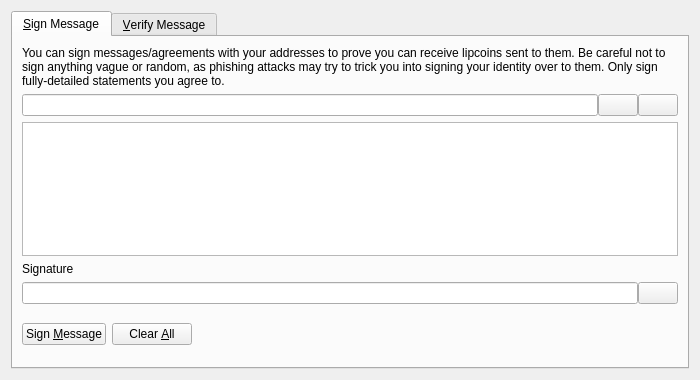
<?xml version="1.0" encoding="UTF-8"?>
<ui version="4.0">
 <class>SignVerifyMessageDialog</class>
 <widget class="QDialog" name="SignVerifyMessageDialog">
  <property name="geometry">
   <rect>
    <x>0</x>
    <y>0</y>
    <width>700</width>
    <height>380</height>
   </rect>
  </property>
  <property name="windowTitle">
   <string>Signatures - Sign / Verify a Message</string>
  </property>
  <property name="modal">
   <bool>true</bool>
  </property>
  <layout class="QVBoxLayout" name="verticalLayout">
   <item>
    <widget class="QTabWidget" name="tabWidget">
     <property name="currentIndex">
      <number>0</number>
     </property>
     <widget class="QWidget" name="tabSignMessage">
      <attribute name="title">
       <string>&amp;Sign Message</string>
      </attribute>
      <layout class="QVBoxLayout" name="verticalLayout_SM">
       <item>
        <widget class="QLabel" name="infoLabel_SM">
         <property name="text">
          <string>You can sign messages/agreements with your addresses to prove you can receive lipcoins sent to them. Be careful not to sign anything vague or random, as phishing attacks may try to trick you into signing your identity over to them. Only sign fully-detailed statements you agree to.</string>
         </property>
         <property name="textFormat">
          <enum>Qt::PlainText</enum>
         </property>
         <property name="wordWrap">
          <bool>true</bool>
         </property>
        </widget>
       </item>
       <item>
        <layout class="QHBoxLayout" name="horizontalLayout_1_SM">
         <property name="spacing">
          <number>0</number>
         </property>
         <item>
          <widget class="QValidatedLineEdit" name="addressIn_SM">
           <property name="toolTip">
            <string>The LipCoin address to sign the message with</string>
           </property>
          </widget>
         </item>
         <item>
          <widget class="QPushButton" name="addressBookButton_SM">
           <property name="toolTip">
            <string>Choose previously used address</string>
           </property>
           <property name="text">
            <string/>
           </property>
           <property name="icon">
            <iconset resource="../lipcoin.qrc">
             <normaloff>:/icons/address-book</normaloff>:/icons/address-book</iconset>
           </property>
           <property name="shortcut">
            <string>Alt+A</string>
           </property>
           <property name="autoDefault">
            <bool>false</bool>
           </property>
          </widget>
         </item>
         <item>
          <widget class="QPushButton" name="pasteButton_SM">
           <property name="toolTip">
            <string>Paste address from clipboard</string>
           </property>
           <property name="text">
            <string/>
           </property>
           <property name="icon">
            <iconset resource="../lipcoin.qrc">
             <normaloff>:/icons/editpaste</normaloff>:/icons/editpaste</iconset>
           </property>
           <property name="shortcut">
            <string>Alt+P</string>
           </property>
           <property name="autoDefault">
            <bool>false</bool>
           </property>
          </widget>
         </item>
        </layout>
       </item>
       <item>
        <widget class="QPlainTextEdit" name="messageIn_SM">
         <property name="toolTip">
          <string>Enter the message you want to sign here</string>
         </property>
        </widget>
       </item>
       <item>
        <widget class="QLabel" name="signatureLabel_SM">
         <property name="text">
          <string>Signature</string>
         </property>
         <property name="textFormat">
          <enum>Qt::PlainText</enum>
         </property>
        </widget>
       </item>
       <item>
        <layout class="QHBoxLayout" name="horizontalLayout_2_SM">
         <property name="spacing">
          <number>0</number>
         </property>
         <item>
          <widget class="QLineEdit" name="signatureOut_SM">
           <property name="font">
            <font>
             <italic>true</italic>
            </font>
           </property>
           <property name="readOnly">
            <bool>true</bool>
           </property>
          </widget>
         </item>
         <item>
          <widget class="QPushButton" name="copySignatureButton_SM">
           <property name="toolTip">
            <string>Copy the current signature to the system clipboard</string>
           </property>
           <property name="text">
            <string/>
           </property>
           <property name="icon">
            <iconset resource="../lipcoin.qrc">
             <normaloff>:/icons/editcopy</normaloff>:/icons/editcopy</iconset>
           </property>
           <property name="autoDefault">
            <bool>false</bool>
           </property>
          </widget>
         </item>
        </layout>
       </item>
       <item>
        <layout class="QHBoxLayout" name="horizontalLayout_3_SM">
         <item>
          <widget class="QPushButton" name="signMessageButton_SM">
           <property name="toolTip">
            <string>Sign the message to prove you own this LipCoin address</string>
           </property>
           <property name="text">
            <string>Sign &amp;Message</string>
           </property>
           <property name="icon">
            <iconset resource="../lipcoin.qrc">
             <normaloff>:/icons/edit</normaloff>:/icons/edit</iconset>
           </property>
           <property name="autoDefault">
            <bool>false</bool>
           </property>
          </widget>
         </item>
         <item>
          <widget class="QPushButton" name="clearButton_SM">
           <property name="toolTip">
            <string>Reset all sign message fields</string>
           </property>
           <property name="text">
            <string>Clear &amp;All</string>
           </property>
           <property name="icon">
            <iconset resource="../lipcoin.qrc">
             <normaloff>:/icons/remove</normaloff>:/icons/remove</iconset>
           </property>
           <property name="autoDefault">
            <bool>false</bool>
           </property>
          </widget>
         </item>
         <item>
          <spacer name="horizontalSpacer_1_SM">
           <property name="orientation">
            <enum>Qt::Horizontal</enum>
           </property>
           <property name="sizeHint" stdset="0">
            <size>
             <width>40</width>
             <height>48</height>
            </size>
           </property>
          </spacer>
         </item>
         <item>
          <widget class="QLabel" name="statusLabel_SM">
           <property name="font">
            <font>
             <weight>75</weight>
             <bold>true</bold>
            </font>
           </property>
           <property name="text">
            <string/>
           </property>
           <property name="wordWrap">
            <bool>true</bool>
           </property>
          </widget>
         </item>
         <item>
          <spacer name="horizontalSpacer_2_SM">
           <property name="orientation">
            <enum>Qt::Horizontal</enum>
           </property>
           <property name="sizeHint" stdset="0">
            <size>
             <width>40</width>
             <height>48</height>
            </size>
           </property>
          </spacer>
         </item>
        </layout>
       </item>
      </layout>
     </widget>
     <widget class="QWidget" name="tabVerifyMessage">
      <attribute name="title">
       <string>&amp;Verify Message</string>
      </attribute>
      <layout class="QVBoxLayout" name="verticalLayout_VM">
       <item>
        <widget class="QLabel" name="infoLabel_VM">
         <property name="text">
          <string>Enter the receiver's address, message (ensure you copy line breaks, spaces, tabs, etc. exactly) and signature below to verify the message. Be careful not to read more into the signature than what is in the signed message itself, to avoid being tricked by a man-in-the-middle attack. Note that this only proves the signing party receives with the address, it cannot prove sendership of any transaction!</string>
         </property>
         <property name="textFormat">
          <enum>Qt::PlainText</enum>
         </property>
         <property name="alignment">
          <set>Qt::AlignLeading|Qt::AlignLeft|Qt::AlignTop</set>
         </property>
         <property name="wordWrap">
          <bool>true</bool>
         </property>
        </widget>
       </item>
       <item>
        <layout class="QHBoxLayout" name="horizontalLayout_1_VM">
         <property name="spacing">
          <number>0</number>
         </property>
         <item>
          <widget class="QValidatedLineEdit" name="addressIn_VM">
           <property name="toolTip">
            <string>The LipCoin address the message was signed with</string>
           </property>
          </widget>
         </item>
         <item>
          <widget class="QPushButton" name="addressBookButton_VM">
           <property name="toolTip">
            <string>Choose previously used address</string>
           </property>
           <property name="text">
            <string/>
           </property>
           <property name="icon">
            <iconset resource="../lipcoin.qrc">
             <normaloff>:/icons/address-book</normaloff>:/icons/address-book</iconset>
           </property>
           <property name="shortcut">
            <string>Alt+A</string>
           </property>
           <property name="autoDefault">
            <bool>false</bool>
           </property>
          </widget>
         </item>
        </layout>
       </item>
       <item>
        <widget class="QPlainTextEdit" name="messageIn_VM"/>
       </item>
       <item>
        <widget class="QValidatedLineEdit" name="signatureIn_VM"/>
       </item>
       <item>
        <layout class="QHBoxLayout" name="horizontalLayout_2_VM">
         <item>
          <widget class="QPushButton" name="verifyMessageButton_VM">
           <property name="toolTip">
            <string>Verify the message to ensure it was signed with the specified LipCoin address</string>
           </property>
           <property name="text">
            <string>Verify &amp;Message</string>
           </property>
           <property name="icon">
            <iconset resource="../lipcoin.qrc">
             <normaloff>:/icons/transaction_0</normaloff>:/icons/transaction_0</iconset>
           </property>
           <property name="autoDefault">
            <bool>false</bool>
           </property>
          </widget>
         </item>
         <item>
          <widget class="QPushButton" name="clearButton_VM">
           <property name="toolTip">
            <string>Reset all verify message fields</string>
           </property>
           <property name="text">
            <string>Clear &amp;All</string>
           </property>
           <property name="icon">
            <iconset resource="../lipcoin.qrc">
             <normaloff>:/icons/remove</normaloff>:/icons/remove</iconset>
           </property>
           <property name="autoDefault">
            <bool>false</bool>
           </property>
          </widget>
         </item>
         <item>
          <spacer name="horizontalSpacer_1_VM">
           <property name="orientation">
            <enum>Qt::Horizontal</enum>
           </property>
           <property name="sizeHint" stdset="0">
            <size>
             <width>40</width>
             <height>48</height>
            </size>
           </property>
          </spacer>
         </item>
         <item>
          <widget class="QLabel" name="statusLabel_VM">
           <property name="font">
            <font>
             <weight>75</weight>
             <bold>true</bold>
            </font>
           </property>
           <property name="text">
            <string/>
           </property>
           <property name="wordWrap">
            <bool>true</bool>
           </property>
          </widget>
         </item>
         <item>
          <spacer name="horizontalSpacer_2_VM">
           <property name="orientation">
            <enum>Qt::Horizontal</enum>
           </property>
           <property name="sizeHint" stdset="0">
            <size>
             <width>40</width>
             <height>48</height>
            </size>
           </property>
          </spacer>
         </item>
        </layout>
       </item>
      </layout>
     </widget>
    </widget>
   </item>
  </layout>
 </widget>
 <customwidgets>
  <customwidget>
   <class>QValidatedLineEdit</class>
   <extends>QLineEdit</extends>
   <header>qvalidatedlineedit.h</header>
  </customwidget>
 </customwidgets>
 <resources>
  <include location="../lipcoin.qrc"/>
 </resources>
 <connections/>
</ui>
